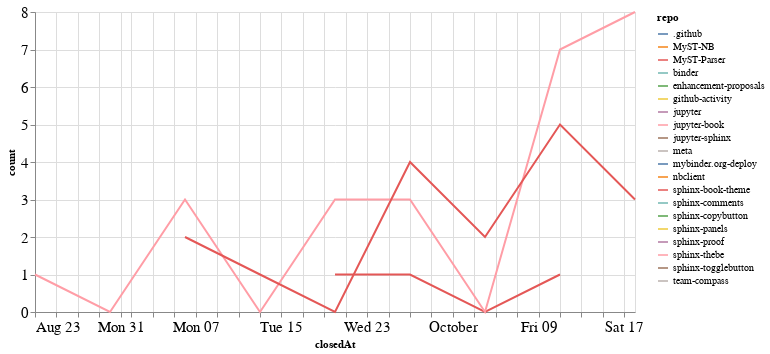

The notebook cell this image was saved under:
### Code cell
closed_by_time = closed_by.groupby('repo').resample('W', on='closedAt').count()['author'].reset_index()
closed_by_time = closed_by_time.rename(columns={'author': 'count'})

alt.Chart(closed_by_time, width=600).mark_line().encode(
    x='closedAt',
    y='count',
    color='repo',
    tooltip="repo"
)

### Figure 1 — Vega-Lite specification as saved in the notebook (floating-point values rounded to 4 significant figures)
{"config": {"axisLeft": {"labelFontSize": 15}, "axisBottom": {"labelFontSize": 15}}, "data": {"name": "data-0f0fc3effea1794be696913224695f45"}, "mark": "line", "encoding": {"color": {"type": "nominal", "field": "repo"}, "tooltip": {"type": "nominal", "field": "repo"}, "x": {"type": "temporal", "field": "closedAt"}, "y": {"type": "quantitative", "field": "count"}}, "width": 600, "$schema": "https://vega.github.io/schema/vega-lite/v4.8.1.json", "datasets": {"data-0f0fc3effea1794be696913224695f45": [{"repo": ".github", "closedAt": "2020-08-30T00:00:00", "count": 1}, {"repo": "MyST-NB", "closedAt": "2020-09-06T00:00:00", "count": 1}, {"repo": "MyST-Parser", "closedAt": "2020-09-20T00:00:00", "count": 1}, {"repo": "MyST-Parser", "closedAt": "2020-09-27T00:00:00", "count": 1}, {"repo": "MyST-Parser", "closedAt": "2020-10-04T00:00:00", "count": 0}, {"repo": "MyST-Parser", "closedAt": "2020-10-11T00:00:00", "count": 1}, {"repo": "binder", "closedAt": "2020-10-18T00:00:00", "count": 1}, {"repo": "enhancement-proposals", "closedAt": "2020-08-30T00:00:00", "count": 1}, {"repo": "github-activity", "closedAt": "2020-10-11T00:00:00", "count": 1}, {"repo": "jupyter", "closedAt": "2020-10-11T00:00:00", "count": 1}, {"repo": "jupyter-book", "closedAt": "2020-08-23T00:00:00", "count": 1}, {"repo": "jupyter-book", "closedAt": "2020-08-30T00:00:00", "count": 0}, {"repo": "jupyter-book", "closedAt": "2020-09-06T00:00:00", "count": 3}, {"repo": "jupyter-book", "closedAt": "2020-09-13T00:00:00", "count": 0}, {"repo": "jupyter-book", "closedAt": "2020-09-20T00:00:00", "count": 3}, {"repo": "jupyter-book", "closedAt": "2020-09-27T00:00:00", "count": 3}, {"repo": "jupyter-book", "closedAt": "2020-10-04T00:00:00", "count": 0}, {"repo": "jupyter-book", "closedAt": "2020-10-11T00:00:00", "count": 7}, {"repo": "jupyter-book", "closedAt": "2020-10-18T00:00:00", "count": 8}, {"repo": "jupyter-sphinx", "closedAt": "2020-09-27T00:00:00", "count": 1}, {"repo": "meta", "closedAt": "2020-09-13T00:00:00", "count": 2}, {"repo": "mybinder.org-deploy", "closedAt": "2020-10-18T00:00:00", "count": 1}, {"repo": "nbclient", "closedAt": "2020-09-13T00:00:00", "count": 1}, {"repo": "sphinx-book-theme", "closedAt": "2020-09-06T00:00:00", "count": 2}, {"repo": "sphinx-book-theme", "closedAt": "2020-09-13T00:00:00", "count": 1}, {"repo": "sphinx-book-theme", "closedAt": "2020-09-20T00:00:00", "count": 0}, {"repo": "sphinx-book-theme", "closedAt": "2020-09-27T00:00:00", "count": 4}, {"repo": "sphinx-book-theme", "closedAt": "2020-10-04T00:00:00", "count": 2}, {"repo": "sphinx-book-theme", "closedAt": "2020-10-11T00:00:00", "count": 5}, {"repo": "sphinx-book-theme", "closedAt": "2020-10-18T00:00:00", "count": 3}, {"repo": "sphinx-comments", "closedAt": "2020-09-27T00:00:00", "count": 1}, {"repo": "sphinx-copybutton", "closedAt": "2020-09-27T00:00:00", "count": 1}, {"repo": "sphinx-panels", "closedAt": "2020-10-18T00:00:00", "count": 1}, {"repo": "sphinx-proof", "closedAt": "2020-09-27T00:00:00", "count": 1}, {"repo": "sphinx-thebe", "closedAt": "2020-10-18T00:00:00", "count": 1}, {"repo": "sphinx-togglebutton", "closedAt": "2020-09-13T00:00:00", "count": 2}, {"repo": "team-compass", "closedAt": "2020-10-11T00:00:00", "count": 1}]}}
